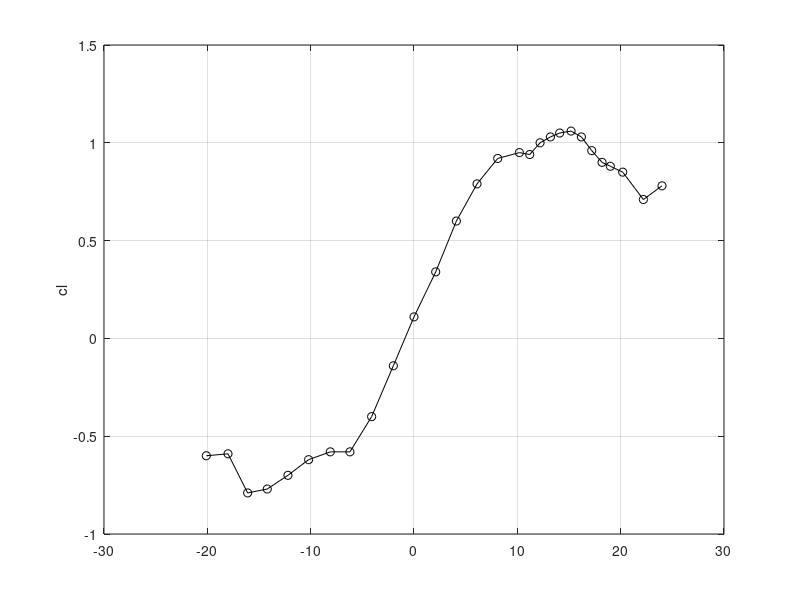
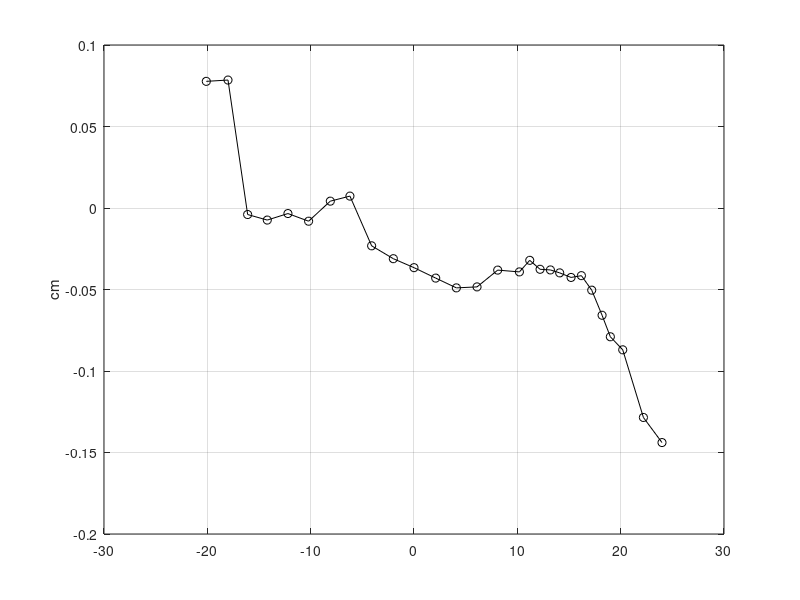
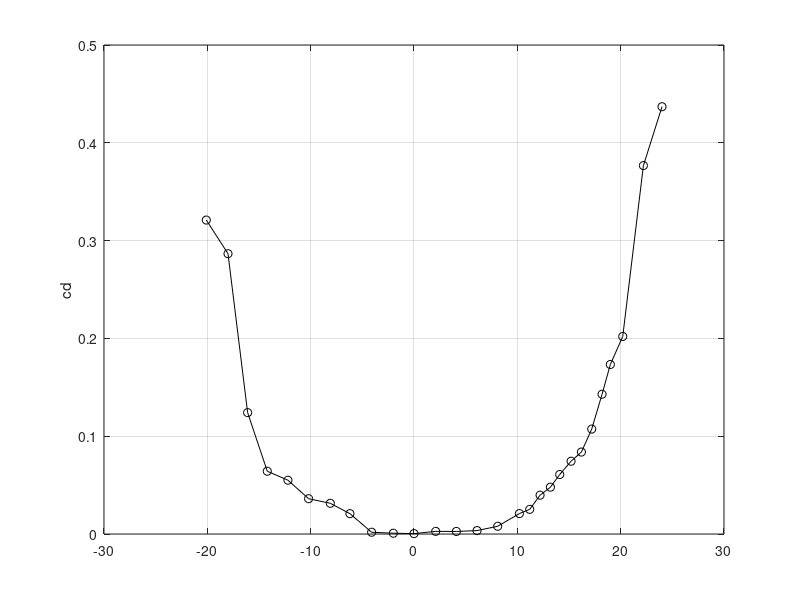
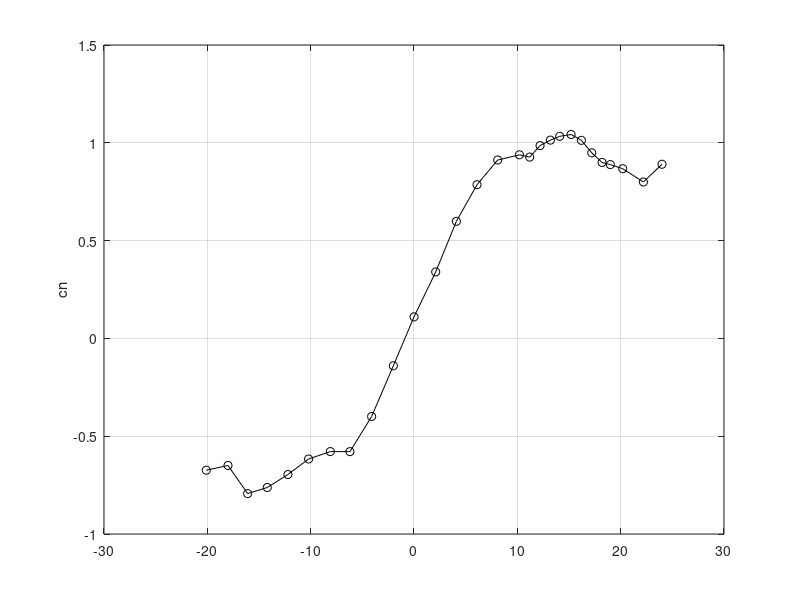

The MATLAB source for these figures, in order: (Note: this script raises an error after producing the figures.)
clear
close all

%%
M = 0.150;
switch M
    case 0.075
        % At M = 0.075
        alpha = [-20.1,-18.1,-16.1,-14.2,-12.2,-10.1,-8.2,-6.1,-4.1,-2.1,0.1,2.0,4.1,6.2,8.1,10.2,11.3,12.1,13.2,14.2,15.3,16.3,17.1,18.1,19.1,20.1,22.0,24.1,26.2,28.0,30.1,32.0,34.1,36.2,38.0,40.0];
        c_l = [-0.56,-0.67,-0.79,-0.84,-0.70,-0.63,-0.56,-0.64,-0.42,-0.21,0.05,0.30,0.54,0.79,0.90,0.93,0.92,0.95,0.99,1.01,1.02,1.00,0.94,0.85,0.70,0.66,0.70,0.79,0.88,0.96,1.05,1.12,1.18,1.19,1.23,1.25];
        c_d = [0.3027,0.3069,0.1928,0.0898,0.0553,0.0390,0.0233,0.0112,-0.004,-0.0003,-0.0029,0.0056,0.0067,0.0085,0.0127,0.0274,0.0303,0.0369,0.0509,0.0648,0.0776,0.0917,0.0994,0.2306,0.3142,0.3186,0.3694,0.4457,0.5260,0.6042,0.7005,0.7908,0.8940,0.9647,1.0523,1.1403];
        c_m = -[-0.0612,-0.0904,-0.0293,0.0090,0.0045,0.0044,0.0051,-0.0018,0.0216,0.0282,0.0346,0.0405,0.0455,0.0507,0.0404,0.0321,0.0281,0.0284,0.0322,0.0361,0.0363,0.0393,0.0398,0.0983,0.1242,0.1155,0.1265,0.1488,0.1723,0.1949,0.2229,0.2490,0.2779,0.2916,0.3171,0.3391];
        M_str = "0075";
    case 0.150
        % At M = 0.075
        alpha = [-20.1,-18.0,-16.1,-14.2,-12.2,-10.2,-8.1,-6.2,-4.1,-2.0,0.0,2.1,4.1,6.1,8.1,10.2,11.2,12.2,13.2,14.1,15.2,16.2,17.2,18.2,19.0,20.2,22.2,24.0];
        c_l = [-0.60,-0.59,-0.79,-0.77,-0.70,-0.62,-0.58,-0.58,-0.40,-0.14,0.11,0.34,0.60,0.79,0.92,0.95,0.94,1.00,1.03,1.05,1.06,1.03,0.96,0.90,0.88,0.85,0.71,0.78];
        c_d = [0.3210,0.2866,0.1241,0.0642,0.0550,0.0361,0.0314,0.0208,0.0018,0.0008,0.0004,0.0027,0.0026,0.0035,0.0079,0.0209,0.0252,0.0397,0.0479,0.0608,0.0744,0.0838,0.1073,0.1429,0.1733,0.2020,0.3767,0.4369];
        c_m = -[-0.0777,-0.0785,0.0040,0.0074,0.0034,0.0081,-0.0042,-0.0073,0.0232,0.0311,0.0366,0.0430,0.0490,0.0484,0.0381,0.0392,0.0321,0.0376,0.0380,0.0398,0.0426,0.0415,0.0504,0.0658,0.0790,0.0870,0.1285,0.1439];
        M_str = "0150";
end
% Airfoil-axes coefficients        
c_n = c_l.*cosd(alpha)+c_d.*sind(alpha);
c_c = c_l.*sind(alpha)-c_d.*cosd(alpha);

%% Plot
figure;plot(alpha,c_l,'k-o');grid;ylabel('cl');
figure;plot(alpha,c_m,'k-o');grid;ylabel('cm');
figure;plot(alpha,c_d,'k-o');grid;ylabel('cd');
figure;plot(alpha,c_n,'k-o');grid;ylabel('cn');
figure;plot(alpha,c_c,'k-o');grid;ylabel('cc');

%% Save
base_filename = "S809_static_M_";
filename = base_filename + M_str + ".mat";
save(filename,'alpha','c_l','c_d','c_m','c_n','c_c');